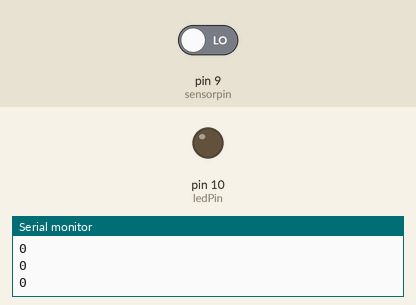
A sketch run on a simulated Arduino Uno, built with avr-gcc and run on an emulated ATmega328P. Shown: output pins drawn as LEDs (lit = HIGH), the last lines printed to the serial monitor. Inputs (shaded band) come from the test bench; at power-on: pin 9 (sensorpin) LOW.

Above: at 1.2 s.
1.3 s: pin 9 (sensorpin) driven HIGH
At 2.6 s:
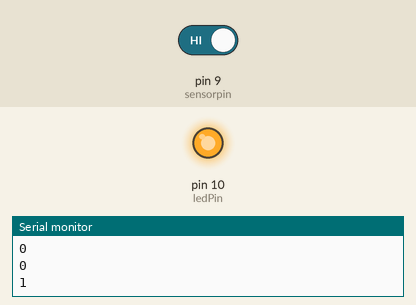
Timing chart, 0 to 7.8 s (numbered marks = the images above; inputs shaded):
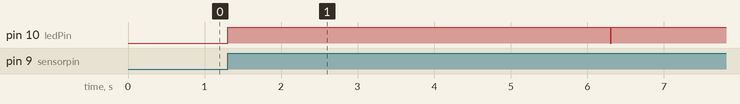

The sketch:

__.ino
```cpp
/*
   运行该代码，先修改文件名为合法的变量名。

   声控实验。
   声音模块可以看作是一个声音开关，有声音时传感器上标的D0脚输出1，无声音输出0

   1 tab = 2 space
 */

int sensorpin = 9;                      //声音模块的D0脚，也是数字输出脚，有声音输出1，无声音输出0
int ledPin    = 10;                     //Led灯的引脚

void setup()
{
  pinMode(ledPin, OUTPUT);
  pinMode(sensorpin, INPUT);

  digitalWrite(ledPin,LOW);
  Serial.begin(115200);
}

void loop()
{
  Serial.println(digitalRead(sensorpin));

  if(digitalRead(sensorpin) == HIGH)    //当有声音时，板载LED被点亮5秒
  {
    digitalWrite(ledPin,HIGH);
    delay(5000);
    digitalWrite(ledPin,LOW);
  }
  delay(10);
}
```

Measured:
- after the input at 1.3 s, pin 10 (ledPin): LOW → HIGH at once, → LOW 5.0 s later, → HIGH 0.01 s later
